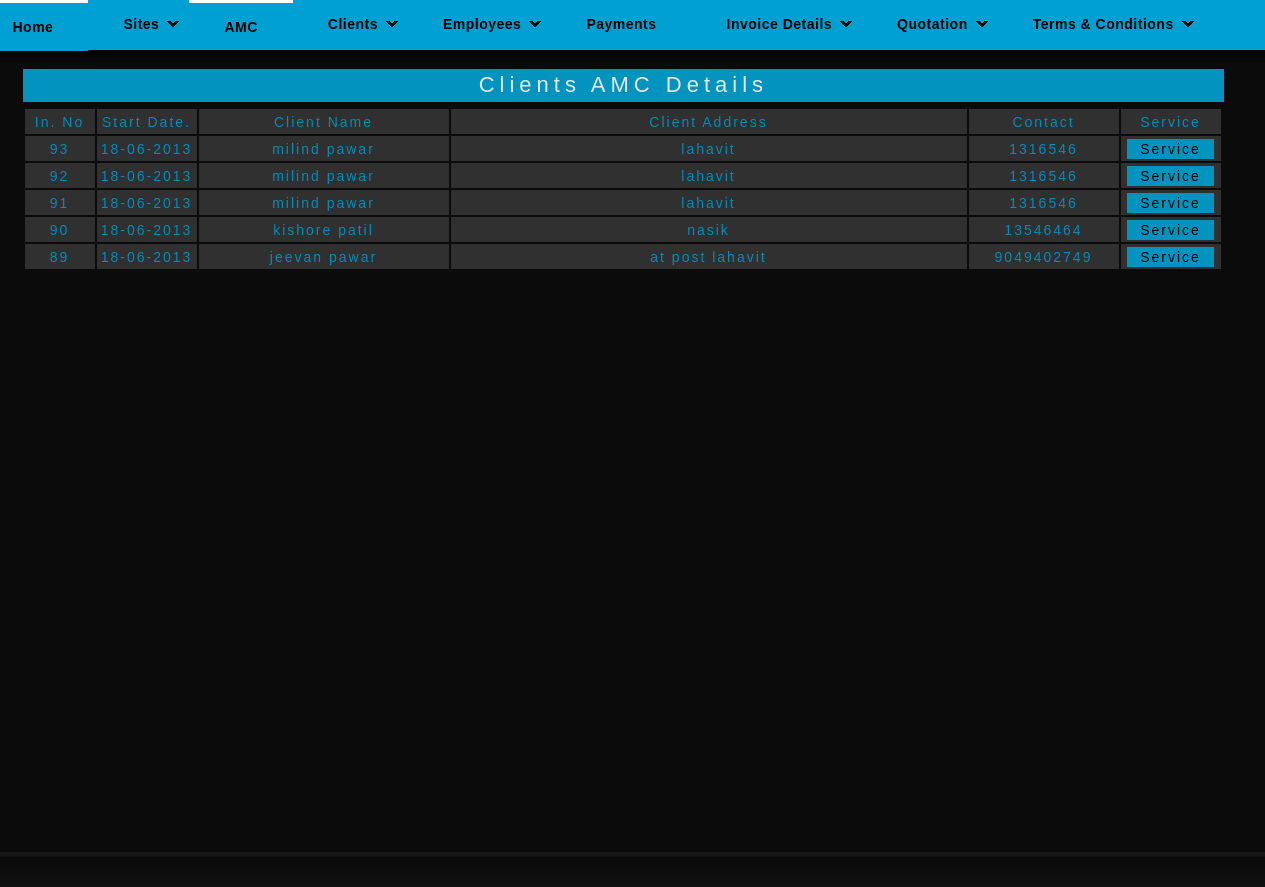
/amcreportbbbb.php, run on the app's committed database.
### tables this page shows
CREATE TABLE IF NOT EXISTS `invoice` (
  `i_id` int(11) NOT NULL AUTO_INCREMENT,
  `q_date` varchar(25) NOT NULL,
  `c_id` int(11) NOT NULL,
  `q_name` varchar(25) NOT NULL,
  `q_address` varchar(100) NOT NULL,
  `q_attn` varchar(25) NOT NULL,
  `q_mo` bigint(11) NOT NULL,
  PRIMARY KEY (`i_id`)
);

### amcreportbbbb.php (the view, shortened to what this page needs)
<?php
	$c_qry_f="select * from invoice order by i_id desc";
	$c_res_f=mysql_query($c_qry_f);
?>
<html>
<head>
<link rel="stylesheet" href="styles.css" type="text/css" />
</head>
<body>
<div id="container">
	    <div id="nav">
    	<ul class="sf-menu dropdown">
        	<li><a href="home.php">Home</a></li>
            <li ><a class="has_submenu" href="site.php">Sites</a>
            </li>
            <li  class="selected"><a href="amcreport.php">AMC</a>
            </li>
            <li><a class="has_submenu" href="clients.php">Clients</a>
            </li>
            <li><a class="has_submenu" href="employee.php">Employees</a>
            </li>
            <li><a href="payment.php">Payments</a>
            		</li>
            <li><a class="has_submenu" href="invoicedetails.php">Invoice Details</a>
            </li>
            <li><a class="has_submenu" href="quotation.php">Quotation</a>
            </li>
            <li><a class="has_submenu" href="term.php">Terms & Conditions</a>
           </li>
        </ul>
    </div>
    <div id="sub-header">
	<div class="quo">
    	<br />
		<div class="quotation"><center>Clients AMC Details</center></div>
        <div>
        <table class="emp_tab">
        <tr class="emp_header">
        <td width="70">In. No</td>
        <td width="100">Start Date.</td>
        <td width="250">Client Name</td>
        <td>Client Address</td>
        <td width="150">Contact</td>
        <td width="100">Service</td>
        </tr>
        <?php
		while($c_row=mysql_fetch_array($c_res_f))
		{
        echo "<tr class='emp_header'>";
        echo "<td>";
		echo $c_row[0];
		echo "</td>";
		echo "<td>";
		echo $c_row[1];
		echo "</td>";
		echo "<td>";
		echo $c_row[3];
		echo "</td>";
		echo "<td>";
		echo $c_row[4];
		echo "</td>";
		echo "<td>";
		echo $c_row[6];
		echo "</td>";
        echo "<td class='print'>";
		echo "<a href='amc.php?id=$c_row[0]'>Service</a>";
		echo "</td>";
		echo "</tr>";
		}
		?>
        </table>
        </div>
    </div>
    </div>
    </div>
 <div id="footer">
    </div>
</body>
</html>

### styles.css (style rules this page uses)
body { background: #161616; margin:0; padding:0; font-family: Verdana, Geneva, sans-serif; font-size: 13px; color: #666; }
.print a { padding:2px 13px 2px 13px; background-color:#00a1d2; color:#000; text-decoration:none; }
* { margin:0; padding:0; }
a { color: #F97B27; }
ul, ol { margin: 0 0 35px 35px; }
li { padding-bottom: 5px; }
#container { width: 960px; margin: 0 auto; padding: 0px; }
#nav { background:#00a1d2; height: 50px; width: 1315px; margin-left:-180px; position: relative; z-index: 999; -webkit-box-shadow: 0 10px 6px -6px black; -moz-box-shadow: 0 10px 6px -6px black; box-shadow: 0 10px 6px -6px black; }
#nav ul { list-style: none; margin-left: 5px; height: 50px; }
#nav ul li { display: block; float: left; }
#nav ul li a { display: block; color: #000; display: block; font-size: 14px; font-weight: bold; float: left; margin-left:0px; letter-spacing: 0.5px; font-family: Arial, Helvetica, sans-serif; padding: 17px 35px 17px; text-decoration: none; }
#nav ul li a.has_submenu { background: transparent url('images/submenu-item.gif') no-repeat scroll right center; padding-right: 30px; }
#nav ul li.selected a, #nav ul li.selected a:hover, #nav ul li.selected li.selected a { color: #000; border-top: 3px solid #FFF; }
.sf-menu, .sf-menu * { margin: 0; padding: 0; list-style: none; }
.sf-menu { line-height: 1.0; }
.sf-menu li { float: left; position: relative; }
.sf-menu a { display: block; position: relative; }
div#sub-header { margin-top:2px; margin-bottom:5px; margin-left:-180px; width:1315px; height: 800px; background-color:#0A0A0A; opacity:0.9; }
#footer { margin:0 auto; background: #000 url('images/footer.jpg') repeat-x scroll bottom left; padding: 30px 5px 0; }
.quo { margin-left:50px; }
.quotation { font-size:22px; color:#fff; font-family: Arial, Helvetica, sans-serif; font-weight:500; letter-spacing:5px; background-color:#00a1d2; width:95%; height:30px; margin-top:2px; padding:3px 0px 0px 0px; }
.emp_tab { margin-top:5px; width:1200px; height:auto; }
.emp_header td { height:25px; text-align:center; background-color:#333; color:#09C; font-size:14px; letter-spacing:2px; }

### data on the page
invoice: i_id "93", q_date "18-06-2013", q_name "milind pawar", q_address "lahavit", q_mo "1316546"
invoice: i_id "92", q_date "18-06-2013", q_name "milind pawar", q_address "lahavit", q_mo "1316546"
invoice: i_id "91", q_date "18-06-2013", q_name "milind pawar", q_address "lahavit", q_mo "1316546"
invoice: i_id "90", q_date "18-06-2013", q_name "kishore patil", q_address "nasik", q_mo "13546464"
invoice: i_id "89", q_date "18-06-2013", q_name "jeevan pawar", q_address "at post lahavit", q_mo "9049402749"
